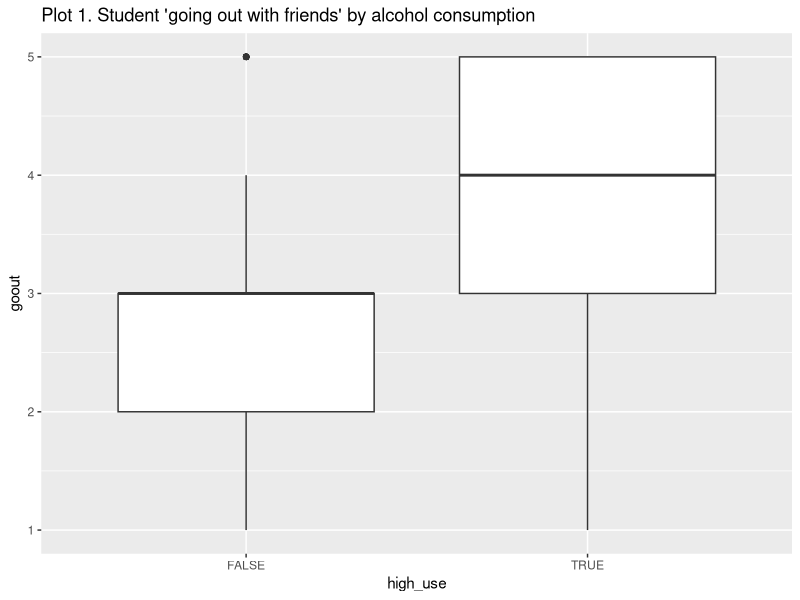
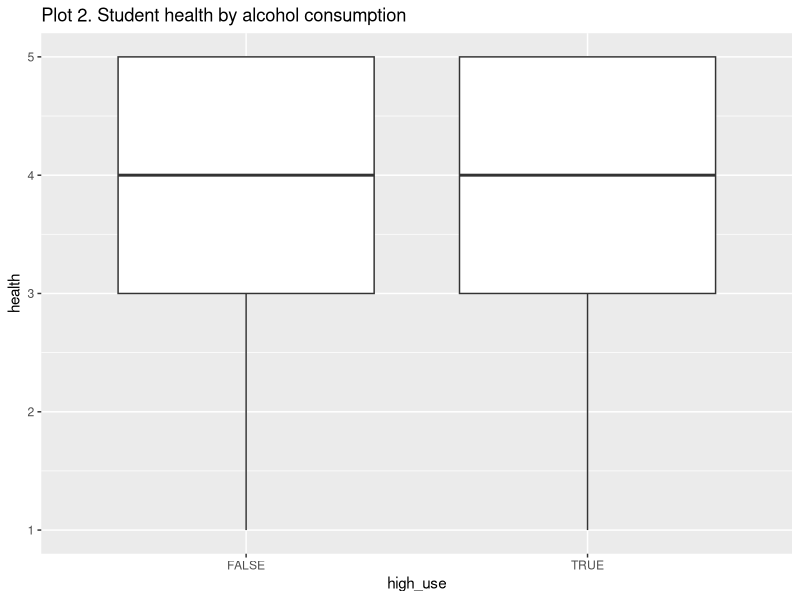
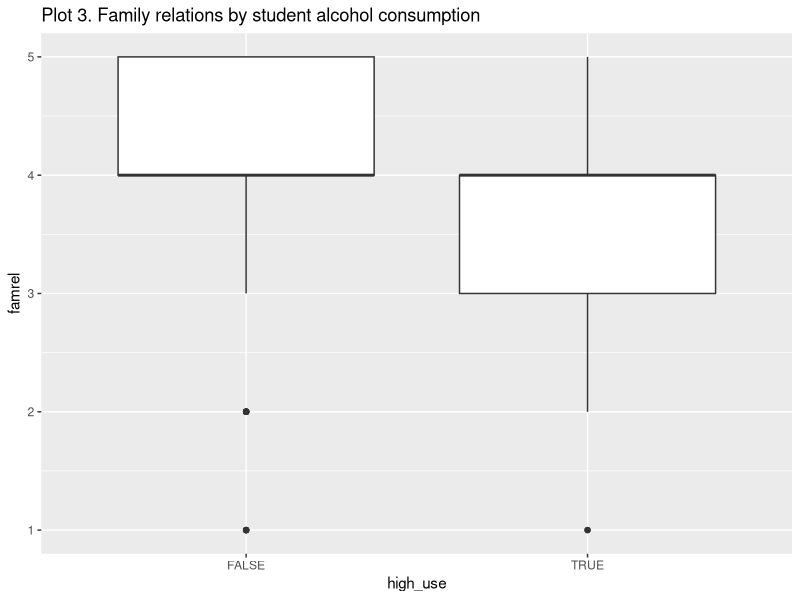
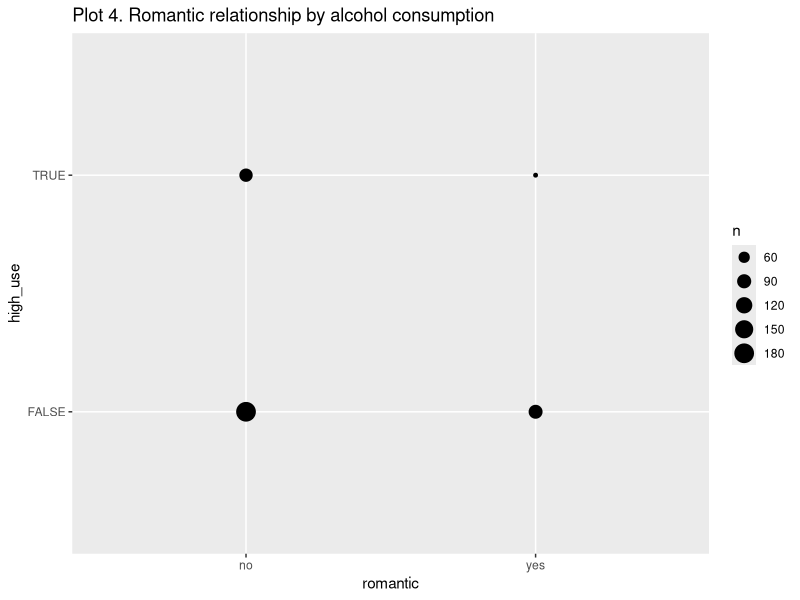
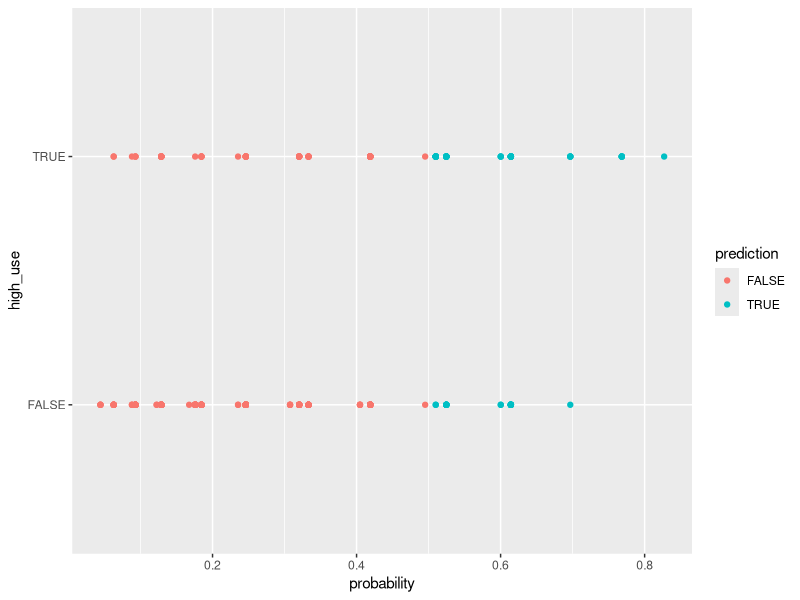

R code for these plots, in order:
## ---- chunk 1
# access libraries
library(dplyr)
library(ggplot2)
## ---- chunk 2
alc <- read.table(file = "data/alc.csv", sep = ";", header = TRUE)
glimpse(alc)
## ---- chunk 3
g1 <- ggplot(alc, aes(x = high_use, y = goout))
g2 <- ggplot(alc, aes(x = high_use, y = health))
g3 <- ggplot(alc, aes(x = high_use, y = famrel))
g4 <- ggplot(alc, aes(x = romantic, y = high_use))

g1 + geom_boxplot() + ggtitle("Plot 1. Student 'going out with friends' by alcohol consumption")
g2 + geom_boxplot() + ggtitle("Plot 2. Student health by alcohol consumption")
g3 + geom_boxplot() + ggtitle("Plot 3. Family relations by student alcohol consumption")
g4 + geom_count() + ggtitle("Plot 4. Romantic relationship by alcohol consumption")
## ---- chunk 4
table(high_use = alc$high_use, romantic = alc$romantic) %>% prop.table(margin = 2) %>% addmargins()
## ---- chunk 5
# find the model with glm()
m <- glm(high_use ~ goout + health + famrel + romantic, data = alc, family = "binomial")
# print out a summary of the model
summary(m)

# print out the coefficients of the model
coef(m)
## ---- chunk 6
# find the model with glm()
m2 <- glm(high_use ~ goout + famrel, data = alc, family = "binomial")
# print out a summary of the model
summary(m2)

# print out the coefficients of the model
coef(m2) %>% exp
## ---- chunk 7

# predict() the probability of high_use
probabilities <- predict(m2, type = "response")

# add the predicted probabilities to 'alc'
alc <- mutate(alc, probability = probabilities)

# use the probabilities to make a prediction of high_use
alc <- mutate(alc, prediction = (probability > 0.5))

# see the last ten original classes, predicted probabilities, and class predictions
select(alc, goout, famrel, high_use, probability, prediction) %>% tail(10)

## ---- chunk 8
# tabulate the target variable versus the predictions
table(high_use = alc$high_use, prediction = alc$prediction)
## ---- chunk 9
# tabulate the target variable versus the predictions
table(high_use = alc$high_use, prediction = alc$prediction) %>% prop.table %>% addmargins
## ---- chunk 10
# initialize a plot of 'high_use' versus 'probability' in 'alc'
g5 <- ggplot(alc, aes(x = probability, y = high_use, col = prediction))

# define the geom as points and draw the plot
g5 + geom_point()


## ---- chunk 11
# define a loss function (mean prediction error)
loss_func <- function(class, prob) {
  n_wrong <- abs(class - prob) > 0.5
  mean(n_wrong)
}

# call loss_func to compute the average number of wrong predictions in the (training) data
loss_func(class = alc$high_use, prob = alc$probability)
## ---- chunk 12
# K-fold cross-validation
library(boot)
cv <- cv.glm(data = alc, cost = loss_func, glmfit = m, K = 10)

# average number of wrong predictions in the cross validation
cv$delta[1]
